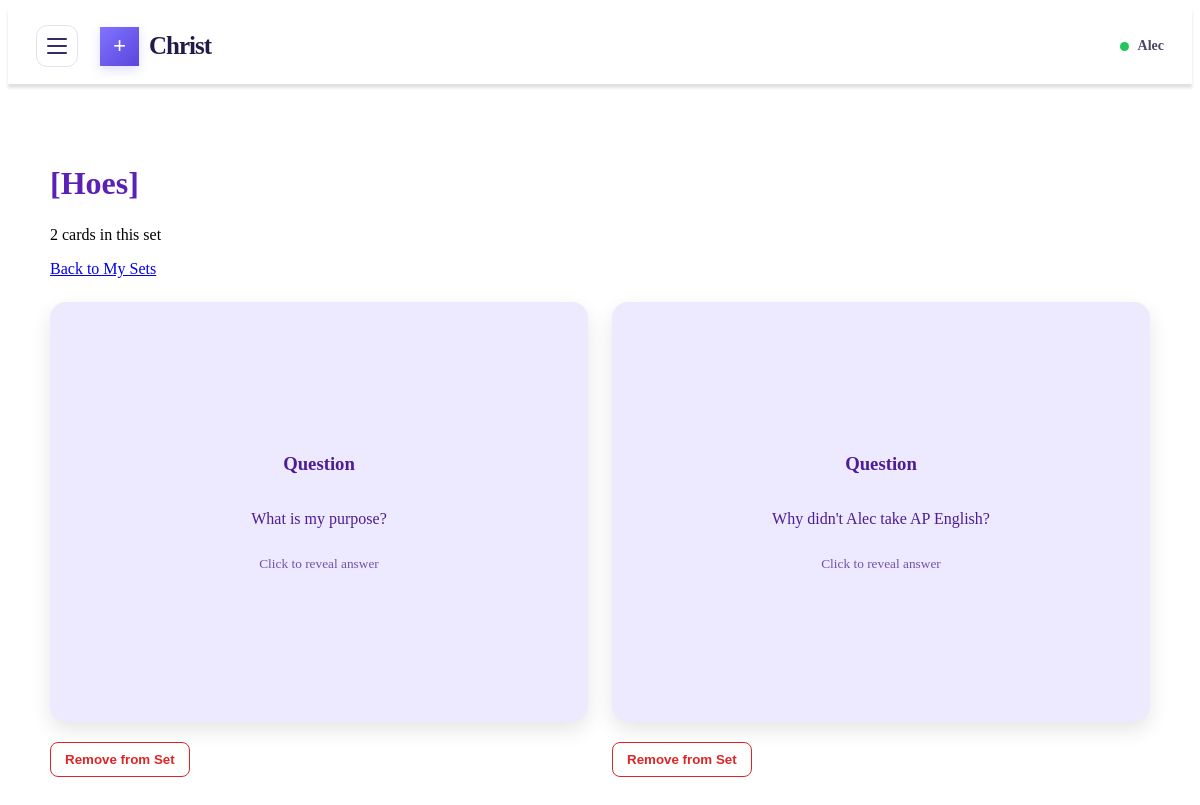
The page /sets/16 (signed in) on the database its author committed.
### papo_cito.py (models this page shows)
class CardSet(db.Model):
    __tablename__ = "card_sets"
    id = db.Column(db.Integer, primary_key=True)
    name = db.Column(db.String(100), nullable=False)
    user_id = db.Column(db.Integer, db.ForeignKey("pot_users.id"), nullable=False)
    cards = db.relationship("Card", secondary=card_set_cards, backref=db.backref("sets", lazy="select"))

class Card(db.Model):
    __tablename__ = "cards"
    id = db.Column(db.Integer, primary_key=True)
    question = db.Column(db.String(200))
    answer = db.Column(db.Text)
    user_id = db.Column(db.Integer, db.ForeignKey("pot_users.id"), nullable=False)

### papo_cito.py (the view)
@app.route("/sets/<int:set_id>")
def view_set(set_id):
    if "user_id" not in session:
        return redirect(url_for("login"))
    card_set = CardSet.query.filter_by(
        id=set_id,
        user_id=session["user_id"]
    ).first_or_404()
    return render_template(
        "set_detail.html",
        card_set=card_set,
        cards=card_set.cards
    )

### templates/set_detail.html (shortened to what this page needs)
{% extends "base.html" %}
{% block content %}
	<div class="cards-page">
	<h1>[{{ card_set.name }}]</h1>
	<p>{{ cards|length }} cards in this set</p>
	<p>
	<a href="{{ url_for('my_sets') }}">Back to My Sets</a>
	</p>
	<div class="cards-grid">
	{% for card in cards %}
		<div class="card-item">
			<div class="flashcard" onclick="flipCard(this)">
				<div class="flashcard-inner">
					<div class="flashcard-front">
						<h3>Question</h3>
						<p>{{ card.question }}</p>
						<small>Click to reveal answer</small>
					</div>
					<div class="flashcard-back">
						<h3>Answer</h3>
						<p>{{ card.answer }}</p>
						<small>Click to return</small>
					</div>
				</div>
			</div>
			<form
				method="POST"
				action="{{ url_for('remove_card_from_set',
					set_id=card_set.id,
					card_id=card.id) }}"
				onsubmit="return confirm('Remove this card from the set?');"
				>
				<button type="submit" class="remove-set-button">
					Remove from Set
				</button>
			</form>
		</div>
	{% else %}
		<p>This set is empty. Add some flashcards to get started!</p>
	{% endfor %}
	</div>
	</div>
{% endblock %}

### static/css/style.css (style rules this page uses)
.cards-page { max-width: 1100px; margin:40px auto; padding: 20px; }
.cards-page h1 { color: #5b21b6; margin-bottom: 24px; }
.cards-grid { display: grid; grid-template-columns: repeat(auto-fit, minmax(230px, 1fr)); gap: 24px; margin-top: 24px; }
.flashcard { height: 420px; perspective: 1000px; cursor: pointer; }
.flashcard-inner { position:relative; width: 100%; height: 100%; transition: transform 0.6s; transform-style: preserve-3d; }
.flashcard-front, .flashcard-back { position: absolute; inset: 0; padding: 24px; border-radius: 16px; box-sizing: border-box; display: flex; flex-direction: column; justify-content:center; align-items: center; text-align: center; backface-visibility: hidden; box-shadow: 0 8px 20px rgba(0, 0, 0, 0.10); overflow-wrap: anywhere; }
.flashcard-front { background: #ede9fe; color: #4c1d95; }
.flashcard-back { background: #5b21b6; color: white; transform:rotateY(180deg); }
.flashcard h3 { margin-top: 0; }
.flashcard p { white-space:pre-wrap; }
.flashcard small { margin-top: 12px; opacity:0.75; }
.card-item { display: flex; flex-direction: column; gap: 8px; }
.remove-set-button { margin-top: 12px; padding: 9px 14px; border: 1px solid #dc2626; border-radius: 8px; background: white; color: #dc2626; font-weight: 600; cursor: pointer; transition: background 0.2s ease, color 0.2s ease; }

### rows shown on the page
CardSet: name "Hoes"
Card: question "What is my purpose?"
Card: question "Why didn't Alec take AP English?"

### other values the page prints
{{ session.get("user", "Student") }} "Alec"
{{ cards|length }} "2"
